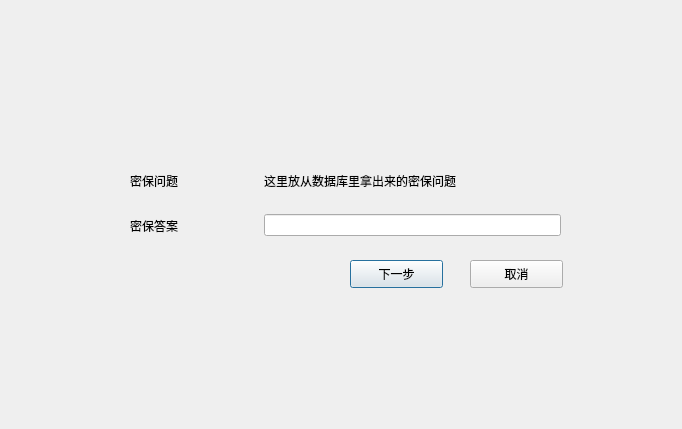
<?xml version="1.0" encoding="UTF-8"?>
<ui version="4.0">
 <class>ToSafeSettings</class>
 <widget class="QDialog" name="ToSafeSettings">
  <property name="geometry">
   <rect>
    <x>0</x>
    <y>0</y>
    <width>682</width>
    <height>429</height>
   </rect>
  </property>
  <property name="windowTitle">
   <string>Dialog</string>
  </property>
  <widget class="QWidget" name="horizontalLayoutWidget">
   <property name="geometry">
    <rect>
     <x>130</x>
     <y>160</y>
     <width>431</width>
     <height>41</height>
    </rect>
   </property>
   <layout class="QHBoxLayout" name="question_layout" stretch="3,7">
    <item>
     <widget class="QLabel" name="ques_lb">
      <property name="text">
       <string>密保问题</string>
      </property>
     </widget>
    </item>
    <item>
     <widget class="QLabel" name="ques_le">
      <property name="text">
       <string>这里放从数据库里拿出来的密保问题</string>
      </property>
     </widget>
    </item>
   </layout>
  </widget>
  <widget class="QWidget" name="horizontalLayoutWidget_2">
   <property name="geometry">
    <rect>
     <x>130</x>
     <y>200</y>
     <width>431</width>
     <height>51</height>
    </rect>
   </property>
   <layout class="QHBoxLayout" name="ans_layout" stretch="3,7">
    <item>
     <widget class="QLabel" name="ans_lb">
      <property name="text">
       <string>密保答案</string>
      </property>
     </widget>
    </item>
    <item>
     <widget class="QLineEdit" name="ans_le"/>
    </item>
   </layout>
  </widget>
  <widget class="QPushButton" name="next_btn">
   <property name="geometry">
    <rect>
     <x>350</x>
     <y>260</y>
     <width>93</width>
     <height>28</height>
    </rect>
   </property>
   <property name="text">
    <string>下一步</string>
   </property>
  </widget>
  <widget class="QPushButton" name="cancel_btn">
   <property name="geometry">
    <rect>
     <x>470</x>
     <y>260</y>
     <width>93</width>
     <height>28</height>
    </rect>
   </property>
   <property name="text">
    <string>取消</string>
   </property>
  </widget>
 </widget>
 <resources/>
 <connections/>
</ui>
